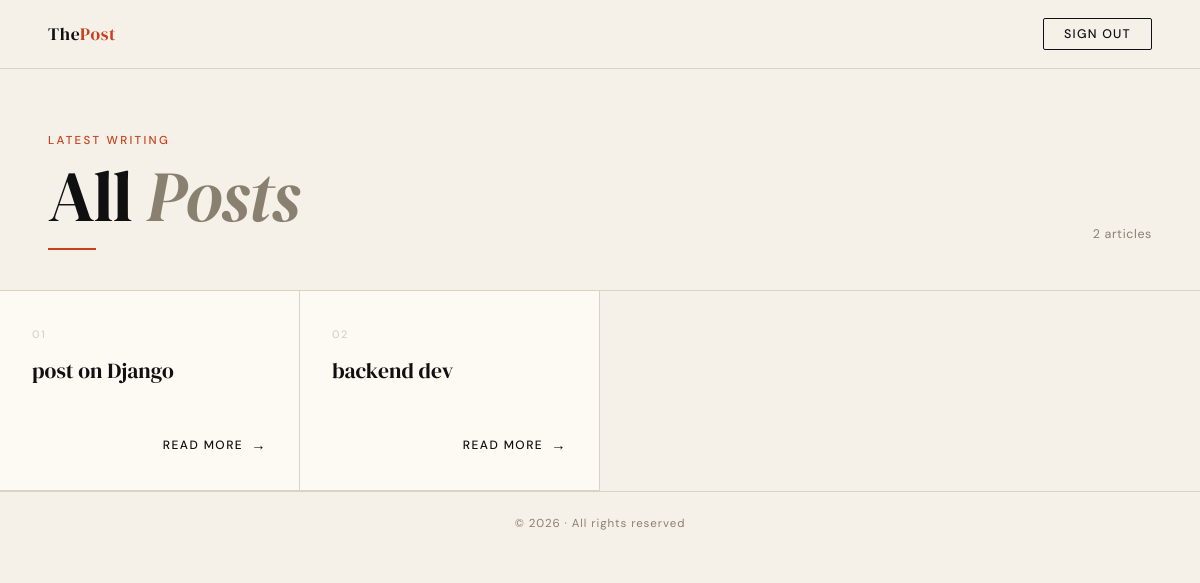
The page /blog/posts/ on the database as committed earlier.
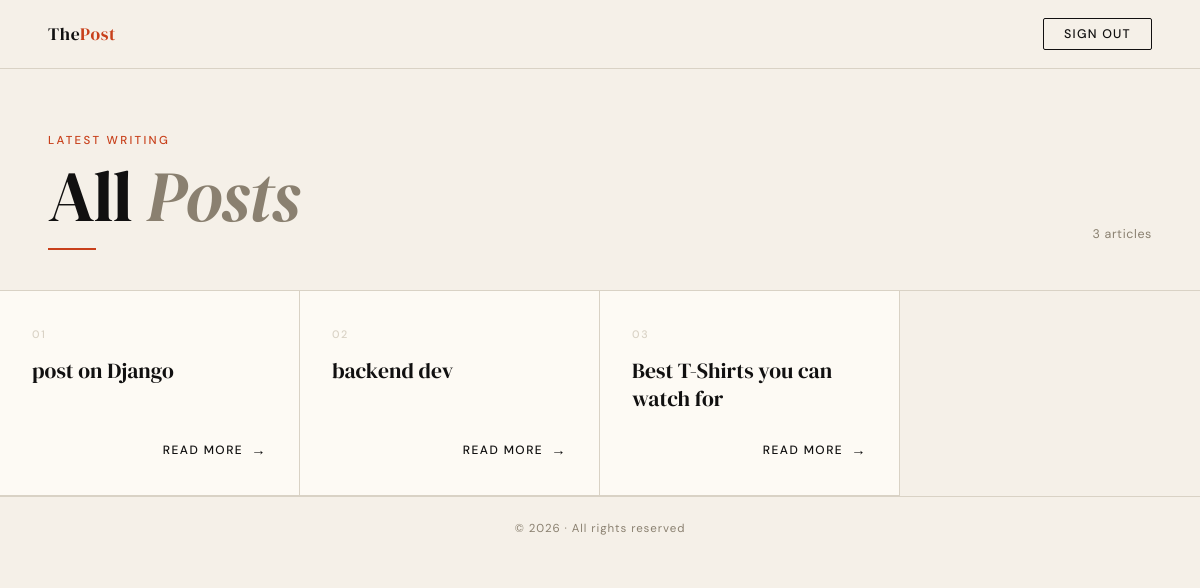
The same page on the database as committed later.
### myapp/models.py (models this page shows, shortened)
class Post(models.Model):
    title = models.CharField(max_length=50)
    content = models.TextField()
    image = models.ImageField(
        upload_to="posts/",
        blank=True,
        null=True
    )
    created_at = models.DateTimeField(auto_now_add=True)

### myapp/views.py (the view)
# urls.py: path('posts/', get_all_post, name="get_all_post"),
def get_all_post(request):
    posts = Post.objects.all()
    return render(request,"posts.html",{
        "posts":posts
    })

### myapp/templates/posts.html (shortened to what this page needs)
<!DOCTYPE html>
<html lang="en">
<head>
</head>
<body>
    <header class="topbar">
        <a class="topbar-brand" href="#">The<span>Post</span></a>
        <form action="{% url 'logout' %}" method="POST" id="logout-form">
            <button type="submit">Sign out</button>
        </form>
    </header>
    <section class="hero">
        <div class="hero-left">
            <span class="hero-eyebrow">Latest Writing</span>
            <h1>All <em>Posts</em></h1>
            <div class="divider-line"></div>
        </div>
        <span class="hero-count">{{ posts|length }} article{% if posts|length != 1 %}s{% endif %}</span>
    </section>
    <main id="card-container">
        {% for post in posts %}
        <article class="card">
            <span class="card-number">{{ forloop.counter|stringformat:"02d" }}</span>
            <h2>{{ post.title }}</h2>
            <div class="card-footer">
                <a href="{% url 'get_single_post' post.id %}" class="read-more">Read more</a>
            </div>
        </article>
        {% empty %}
        <div class="empty-state">
            <p>No posts yet — check back soon.</p>
        </div>
        {% endfor %}
    </main>
    <footer>
        <p>© {% now "Y" %} · All rights reserved</p>
    </footer>
</body>
</html>

### myapp/templates/posts.html (style rules this page uses)
:root { --ink: #111010; --paper: #F5F0E8; --accent: #C8401B; --muted: #8a8070; --card-bg: #FDFAF4; --border: #D9D2C5; }
* { margin: 0; padding: 0; box-sizing: border-box; }
body { background-color: var(--paper); color: var(--ink); font-family: 'DM Sans', sans-serif; min-height: 100vh; }
.topbar { display: flex; justify-content: space-between; align-items: center; padding: 18px 48px; border-bottom: 1px solid var(--border); background: var(--paper); position: sticky; top: 0; z-index: 100; }
.topbar-brand { font-family: 'DM Serif Display', serif; font-size: 1.1rem; letter-spacing: 0.04em; color: var(--ink); text-decoration: none; }
.topbar-brand span { color: var(--accent); }
#logout-form { margin: 0; }
#logout-form button { background: transparent; border: 1.5px solid var(--ink); color: var(--ink); font-family: 'DM Sans', sans-serif; font-size: 0.78rem; font-weight: 500; letter-spacing: 0.1em; text-transform: uppercase; padding: 7px 20px; border-radius: 2px; cursor: pointer; transition: background 0.2s, color 0.2s; }
.hero { padding: 64px 48px 40px; border-bottom: 1px solid var(--border); display: flex; align-items: flex-end; justify-content: space-between; gap: 24px; }
.hero-left { display: flex; flex-direction: column; gap: 12px; }
.hero-eyebrow { font-size: 0.72rem; font-weight: 500; letter-spacing: 0.2em; text-transform: uppercase; color: var(--accent); }
h1 { font-family: 'DM Serif Display', serif; font-size: clamp(2.8rem, 6vw, 5rem); line-height: 1; font-weight: 400; color: var(--ink); letter-spacing: -0.02em; }
h1 em { font-style: italic; color: var(--muted); }
.hero-count { font-size: 0.78rem; color: var(--muted); letter-spacing: 0.05em; align-self: flex-end; padding-bottom: 8px; }
.divider-line { width: 48px; height: 2px; background: var(--accent); margin-top: 4px; }
#card-container { display: grid; grid-template-columns: repeat(auto-fill, minmax(300px, 1fr)); gap: 0; padding: 0; }
.card { background: var(--card-bg); border-right: 1px solid var(--border); border-bottom: 1px solid var(--border); padding: 36px 32px; display: flex; flex-direction: column; justify-content: space-between; min-height: 200px; position: relative; overflow: hidden; transition: background 0.25s; animation: fadeUp 0.5s ease both; }
.card:nth-child(1) { animation-delay: 0.05s; }
.card:nth-child(2) { animation-delay: 0.10s; }
.card:nth-child(3) { animation-delay: 0.15s; }
.card::before { content: ''; position: absolute; top: 0; left: 0; width: 0; height: 2px; background: var(--accent); transition: width 0.35s ease; }
.card-number { font-size: 0.68rem; font-weight: 500; letter-spacing: 0.15em; color: var(--border); text-transform: uppercase; margin-bottom: 16px; transition: color 0.25s; }
.card h2 { font-family: 'DM Serif Display', serif; font-size: 1.35rem; font-weight: 400; line-height: 1.3; color: var(--ink); flex: 1; margin-bottom: 28px; }
.card-footer { display: flex; justify-content: flex-end; }
.read-more { display: inline-flex; align-items: center; gap: 8px; font-size: 0.75rem; font-weight: 500; letter-spacing: 0.12em; text-transform: uppercase; color: var(--ink); text-decoration: none; transition: gap 0.25s, color 0.25s; }
.read-more::after { content: '→'; font-size: 0.9rem; transition: transform 0.25s; }
footer { border-top: 1px solid var(--border); padding: 24px 48px; display: flex; justify-content: center; margin-top: 0; }
footer p { font-size: 0.72rem; color: var(--muted); letter-spacing: 0.08em; }

Rows that differ between the two databases and show on the page:
added Post: title "Best T-Shirts you can watch for"
Other text that changed with them:
{{ posts|length }}: "2" → "3"
